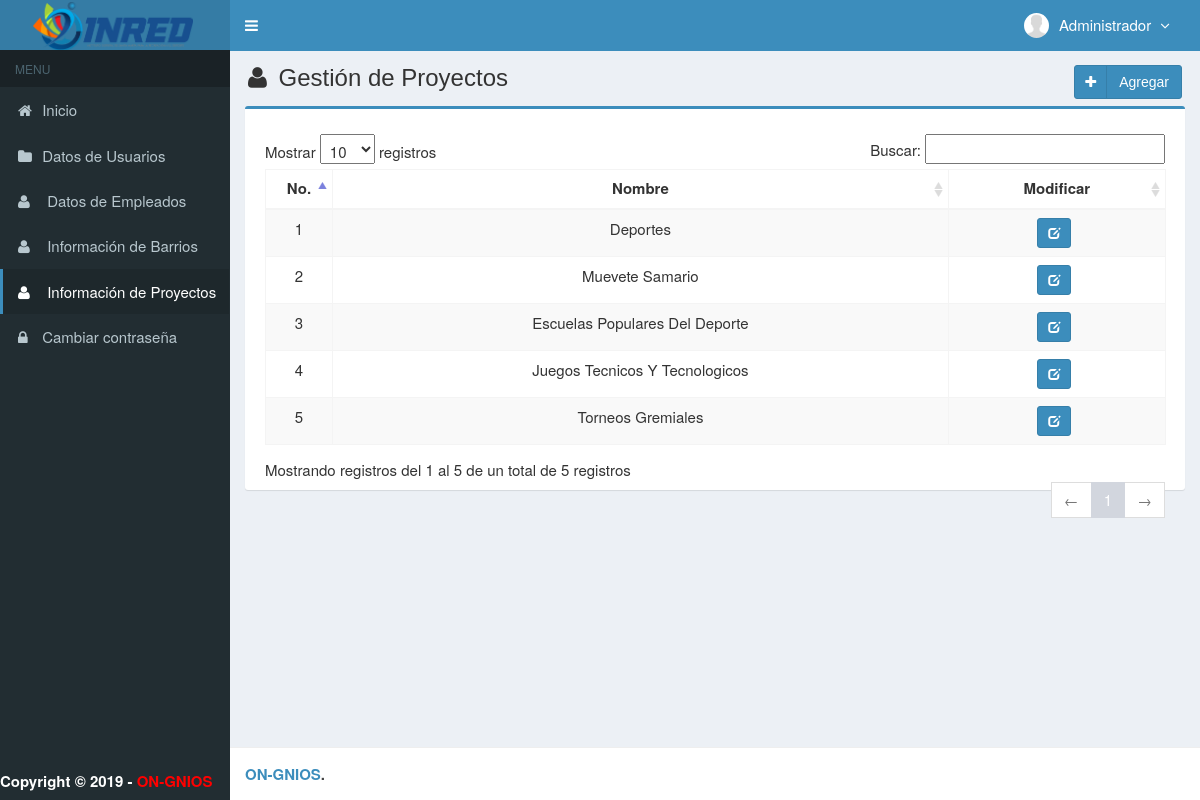
The page /main.php?module=proyect (signed in) on the database its author committed.
### tables this page shows
CREATE TABLE `empleados` (
  `identificacion` varchar(50) NOT NULL,
  `nombre` varchar(50) NOT NULL,
  `apellido` varchar(50) NOT NULL,
  `correo` varchar(50) DEFAULT NULL,
  `usuario` varchar(45) NOT NULL,
  `password` varchar(45) NOT NULL,
  `fecha_registro` timestamp NOT NULL DEFAULT CURRENT_TIMESTAMP ON UPDATE CURRENT_TIMESTAMP,
  `estado` varchar(50) DEFAULT NULL,
  `idrol` int(11) NOT NULL
);

CREATE TABLE `proyectos` (
  `idproyecto` int(11) NOT NULL,
  `nombre` varchar(100) NOT NULL
);

### modules/proyect/view.php (the view, shortened to what this page needs)
<section class="content-header">
  <h1>
    <i class="fa fa-user icon-title"></i> Gestión de Proyectos
    <a class="btn btn-primary btn-social pull-right" href="?module=form_proy&form=add" title="Agregar" data-toggle="tooltip">
      <i class="fa fa-plus"></i> Agregar
    </a>
  </h1>
</section>
<section class="content">
  <div class="row">
    <div class="col-md-12">
      <div class="box box-primary">
        <div class="box-body">
          <table id="dataTables1" class="table table-bordered table-striped table-hover">
            <thead>
              <tr>
                <th class="center">No.</th>
                <th class="center">Nombre</th>
                <th class="center">Modificar</th>
              </tr>
            </thead>
            <tbody>
            <?php
            $no = 1;
            $query = mysqli_query($mysqli, "SELECT * FROM proyectos")
                                            or die('error: '.mysqli_error($mysqli));
            while ($data = mysqli_fetch_assoc($query)) {
              echo "<tr>
                      <td width='50' class='center'>$no</td>";
              echo "  <td class='center'>$data[nombre]</td>
                      <td class='center' width='200'>
                      <div>
                      <a data-toggle='tooltip' data-placement='top' title='modificar' style='margin-right:5px' class='btn btn-primary btn-sm' href='?module=form_proy&form=edit&id=$data[idproyecto]'>
                          <i style='color:#fff' class='glyphicon glyphicon-edit'></i>
                      </a>";
        ?>
        <?php
            echo "    </div>
                      </td>
                    </tr>";
              $no++;
            }
            ?>
            </tbody>
          </table>
        </div>
      </div>
    </div>
  </div>
</section><!-- /.content

### top-menu.php (shortened to what this page needs)
<?php
require_once "config/database.php";
$query = mysqli_query($mysqli, "SELECT identificacion, nombre,idrol FROM empleados WHERE identificacion='$_SESSION[identificacion]'")
                                or die('error: '.mysqli_error($mysqli));
$data = mysqli_fetch_assoc($query);
?>
<li class="dropdown user user-menu">
  <a href="#" class="dropdown-toggle" data-toggle="dropdown">
    <img src="images/user/user-default.png" class="user-image" alt="User Image"/>
    <span class="hidden-xs"><?php echo $data['nombre']; ?> <i style="margin-left:5px" class="fa fa-angle-down"></i></span>
  </a>
</li>

### assets/css/style.css (style rules this page uses)
.btn-social *:first-child { border-right: 1px solid rgba(0, 0, 0, 0.1); bottom: 0; font-size: 1em !important; left: 0; line-height: 32px !important; position: absolute; text-align: center; top: 0; width: 32px !important; }
.content-header { padding: 15px 18px 0; position: relative; }
.center { text-align:center; }
.icon-title { margin-right: 5px; }
body { background-color: #fff; color: #333; font-size: 15px; line-height: 1.42857; }

### rows shown on the page
empleados: nombre "Administrador"
proyectos: nombre "Deportes"
proyectos: nombre "Muevete Samario"
proyectos: nombre "Escuelas Populares Del Deporte"
proyectos: nombre "Juegos Tecnicos Y Tecnologicos"
proyectos: nombre "Torneos Gremiales"
